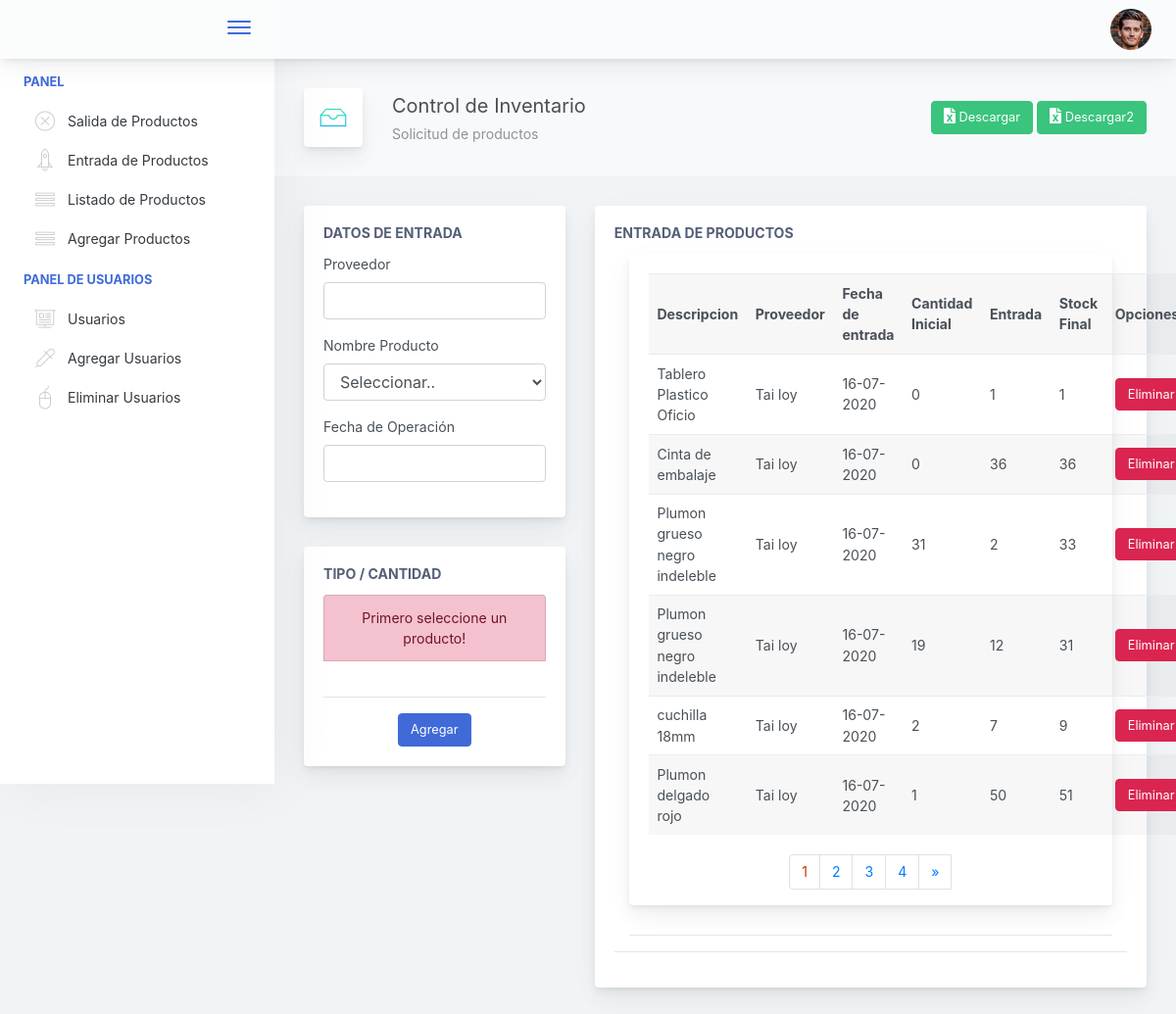
The page /desboard/entrada.php on the database its author committed.
### tables this page shows
CREATE TABLE `entrada` (
  `id_entrada` int(11) NOT NULL,
  `id_producto` varchar(6) NOT NULL,
  `Nom_prov` varchar(25) NOT NULL,
  `fecha_entrada` varchar(250) NOT NULL,
  `cantidad_inicial` int(11) NOT NULL,
  `entrada` int(11) NOT NULL,
  `stock_final` int(11) NOT NULL
);

CREATE TABLE `productos` (
  `id_prod` int(6) NOT NULL,
  `cod_prod` varchar(6) NOT NULL,
  `descripcion` varchar(60) NOT NULL,
  `cant_inicial` int(11) NOT NULL
);

### desboard/entrada.php (the view, shortened to what this page needs)
<?php
include ("../controladores/init.php");
$registros0= mysqli_query($mysqli,"select id_entrada from entrada order by id_entrada asc");
$total_registros= mysqli_num_rows($registros0);
$pagina= isset($_GET['pagina']) ? (int)$_GET['pagina']:1;
$postPorPagina=6;
$inicio=($pagina>1) ? ($pagina*$postPorPagina)-$postPorPagina : 0;
$totalpaginas= ceil($total_registros/$postPorPagina);
$productos_entradas = "select p.cod_prod,p.id_prod,p.descripcion, e.Nom_prov ,e.fecha_entrada,e.cantidad_inicial,e.id_entrada,e.entrada as 'Entrada', e.stock_final as 'Stock Final' from entrada e INNER JOIN productos p ON(p.cod_prod=e.id_producto) order by e.id_entrada desc,e.fecha_entrada desc
LIMIT $inicio,$postPorPagina
";
 $mostrar = mysqli_query($mysqli,$productos_entradas);
 ?>
<!doctype html>
<html lang="en">
<head>
<link rel="stylesheet" href="https://cdnjs.cloudflare.com/ajax/libs/font-awesome/4.7.0/css/font-awesome.min.css">
 <link href="./main.css" rel="stylesheet">
<link href="//cdnjs.cloudflare.com/ajax/libs/bootstrap-datetimepicker/4.17.37/css/bootstrap-datetimepicker.css" rel="stylesheet"/>
 <link rel="stylesheet" href="../css/jquery-ui.min.css"/>
 </head>
<body>
    <div class="app-container app-theme-white body-tabs-shadow fixed-sidebar fixed-header">
        <div class="app-header header-shadow">
            <div class="app-header__logo">
                <div class="logo-src"></div>
                <div class="header__pane ml-auto">
                    <div>
                        <button type="button" class="hamburger close-sidebar-btn hamburger--elastic" data-class="closed-sidebar">
                            <span class="hamburger-box">
                                <span class="hamburger-inner"></span>
                            </span>
                        </button>
                    </div>
                </div>
            </div>
                <div class="app-header__content">
                <div class="app-header-right">
                    <div class="header-btn-lg pr-0">
                        <div class="widget-content p-0">
                            <div class="widget-content-wrapper">
                                <div class="widget-content-left">
                                    <div class="btn-group">
                                        <a data-toggle="dropdown" aria-haspopup="true" aria-expanded="false" class="p-0 btn">
                                            <img width="42" class="rounded-circle" src="assets/images/avatars/2.jpg" alt="">
                                        </a>
                                    </div>
                                </div>
                            </div>
                        </div>
                    </div>
                    </div>
            </div>
        </div>
        <div class="app-main">
                <div class="app-sidebar sidebar-shadow">
                        <div class="scrollbar-sidebar">
                        <div class="app-sidebar__inner">
                            <ul class="vertical-nav-menu">
                                <li class="app-sidebar__heading">Panel</li>
                                <li>
                                    <a href="<?=base_url?>desboard/index.php">
                                        <i class="metismenu-icon pe-7s-close-circle
"></i>
                                       Salida de Productos
                                    </a>
                                </li>
                                 <li>
                                    <a href="<?=base_url?>desboard/entrada.php">
                                        <i class="metismenu-icon pe-7s-rocket"></i>
                                       Entrada de Productos
                                    </a>
                                </li>
                                <li>
                                    <a href="<?=base_url?>desboard/listaproductos.php">
                                        <i class="metismenu-icon pe-7s-menu
"></i>
                                       Listado de Productos
                                    </a>
                                </li>
                                <li>
                                    <a href="<?=base_url?>desboard/agregarproductos.php">
                                        <i class="metismenu-icon pe-7s-menu
"></i>
                                       Agregar Productos
                                    </a>
                                </li>
                                <li class="app-sidebar__heading">Panel de Usuarios</li>
                                <li>
                                    <a href="#">
                                        <i class="metismenu-icon pe-7s-display2"></i>
                                        Usuarios
                                    </a>
                                </li>
                                <li>
                                    <a href="AgregarUsuario.php">
                                        <i class="metismenu-icon pe-7s-eyedropper"></i>
                                        Agregar Usuarios
                                    </a>
                                </li>
                                <li>
                                    <a href="tables-regular.html">
                                        <i class="metismenu-icon pe-7s-mouse"></i>
                                        Eliminar Usuarios
                                    </a>
                                </li>
                            </ul>
                        </div>
                    </div>
                </div>
                <div class="app-main__outer">
                    <div class="app-main__inner">
                        <div class="app-page-title">
                            <div class="page-title-wrapper">
                                <div class="page-title-heading">
                                    <div class="page-title-icon">
                                        <i class="pe-7s-drawer icon-gradient bg-happy-itmeo">
                                        </i>
                                    </div>
                                    <div>Control de Inventario
                                        <div class="page-title-subheading">Solicitud de productos
                                        </div>
                                    </div>
                                </div>
                                <div class="page-title-actions">
                                    <div class="d-inline-block dropdown">
                                        <a href="../controladores/exportar.php" class="btn-shadow btn btn-success">
                                           <i class="fa fa-file-excel-o" style="font-size:16px;color:white"></i>
                                            Descargar
                                        </a>
                                        <a href="../controladores/exportar2.php" class="btn-shadow btn btn-success">
                                           <i class="fa fa-file-excel-o" style="font-size:16px;color:white"></i>
                                            Descargar2
                                        </a>
                                    </div>
                                </div>    </div>
                        </div>
                        <div class="tab-content">
                            <div class="tab-pane tabs-animation fade show active" id="tab-content-0" role="tabpanel">
                                <div class="row">
                                    <div class="col-md-4">
                                        <div class="main-card mb-3 card">
                                            <div class="card-body"><h5 class="card-title">Datos de entrada</h5>
                                                <form method="post" onsubmit="">
                                                    <div class="position-relative form-group">
                                                        <label for="validationCustom01">Proveedor</label>
                                                    <input type="text" class="form-control" id="nomproveedor" required>
                                        </div>
                                                    <div class="position-relative form-group"><label for="SelectProd" class="">Nombre Producto</label><select name="SelectProd" id="SelectProd" onchange="selectProd();" class="form-control" require>
                                                        <option disabled="disabled" selected="selected" value="00">Seleccionar..</option>
                                                    </select></div>
                    <div class="position-relative form-group">
                                                      <label>Fecha de Operación</label>
                                                <input  type="text" class="form-control" id="txtfecha" name="txtfecha">
                                                  </div>
                                                </form>
                                            </div>
                                        </div>
                                        <div class="main-card mb-3 card">
                                            <div class="card-body"><h5 class="card-title">Tipo / Cantidad</h5>
                                              <div id="respuesta1" name="respuesta1">
                                                   <li class="list-group-item-danger text-center list-group-item">Primero seleccione un producto!</li>
                                              <br>
                                              </div>
                                       <hr>
                                           <center> <button class="btn btn-primary" id="btnAgregar" onclick="AgregarProducto()">Agregar</button></center>
                                            </div>
                                        </div>
                                    </div>
                                    <div class="col-md-8">
                                        <div class="main-card mb-3 card">
                                            <div class="card-body"><h5 class="card-title">Entrada de productos</h5>
                                               <div class="col-lg-12">
                                                   <div id="respuesta5">
                                                <div class="main-card mb-3 card">
                                    <div class="card-body">
                                         <table class="mb-0 table table-striped" id="tablaentrada">
    <tr>
        <th>Descripcion</th>
        <th>Proveedor</th>
        <th>Fecha de entrada</th>
        <th>Cantidad Inicial</th>
        <th>Entrada</th>
        <th>Stock Final</th>
        <th>Opciones</th>
    </tr>
  <?php while($row = mysqli_fetch_array($mostrar)) { ?>
    <tr class="active" id="<?php echo $row['id_entrada'];?>">
        <td><?php echo utf8_encode($row['descripcion']); ?></td>
        <td><?php echo utf8_encode($row['Nom_prov']); ?></td>
         <td><?php echo $row['fecha_entrada']; ?></td>
        <td><?php echo $row['cantidad_inicial']; ?></td>
         <td><?php echo $row['Entrada']; ?></td>
         <td><?php echo $row['Stock Final']; ?></td>
         <td>
            <a onclick="eliminar('<?php echo $row['cod_prod'];?>','<?php echo $row['id_entrada'];?>','<?php echo $row['Entrada'];?>','<?php echo $row['Stock Final'];?>')"><button type="button" class="btn btn-danger" name="eliminar">Eliminar</button></a>
        </td>
    </tr>
    <?php } ?>
    </table>
     </div>
     <div style="text-align:center;margin-top:30px;margin: auto; ">
                                        <nav>
                                            <ul class="pagination">
                                                <?php
                                                  if ($totalpaginas > 1) {
                                                        for ($i=1;$i<=$totalpaginas;$i++) {
                                                            if ($pagina == $i)
                                                                echo '<li><a href="#"><div style="color:#C30;">'.$pagina.'</div></a></li>';
                                                            else
                                                                echo ' <li><a href="entrada.php?pagina='.$i.'">'.$i.'</a></li> ';
                                                        }
                                                        if ($pagina != $totalpaginas)
                                                            echo '<li><a href="entrada.php?pagina='.($pagina+1).'" aria-label="Next"><span aria-hidden="true">»</span>
                                                                             </a>
                                                                      </li>';
                                                    }
                                                ?>
                                            </ul>
                                        </nav>
                                    </div>
       </div>
                                                   </div>
                                <hr>
                            </div>
                                                <hr>
                                            </div>
                                        </div>
                                    </div>
                                </div>
                            </div>
                        </div>
                    </div>
                        </div>
        </div>
    </div>
</body>
</html>

### rows shown on the page
entrada: productos.descripcion "Tablero Plastico Oficio", Nom_prov "Tai loy", fecha_entrada "16-07-2020", cantidad_inicial "0", entrada "1", stock_final "1"
entrada: productos.descripcion "Cinta de embalaje", Nom_prov "Tai loy", fecha_entrada "16-07-2020", cantidad_inicial "0", entrada "36", stock_final "36"
entrada: productos.descripcion "Plumon grueso negro indeleble", Nom_prov "Tai loy", fecha_entrada "16-07-2020", cantidad_inicial "31", entrada "2", stock_final "33"
entrada: productos.descripcion "Plumon grueso negro indeleble", Nom_prov "Tai loy", fecha_entrada "16-07-2020", cantidad_inicial "19", entrada "12", stock_final "31"
entrada: productos.descripcion "cuchilla 18mm", Nom_prov "Tai loy", fecha_entrada "16-07-2020", cantidad_inicial "2", entrada "7", stock_final "9"
entrada: productos.descripcion "Plumon delgado rojo", Nom_prov "Tai loy", fecha_entrada "16-07-2020", cantidad_inicial "1", entrada "50", stock_final "51"
